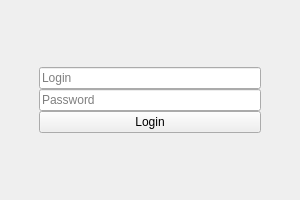
<?xml version="1.0" encoding="UTF-8"?>
<ui version="4.0">
 <class>MainWindow</class>
 <widget class="QMainWindow" name="MainWindow">
  <property name="enabled">
   <bool>true</bool>
  </property>
  <property name="geometry">
   <rect>
    <x>0</x>
    <y>0</y>
    <width>300</width>
    <height>200</height>
   </rect>
  </property>
  <property name="minimumSize">
   <size>
    <width>300</width>
    <height>200</height>
   </size>
  </property>
  <property name="maximumSize">
   <size>
    <width>300</width>
    <height>200</height>
   </size>
  </property>
  <property name="windowTitle">
   <string>AximeTableEditor   Login</string>
  </property>
  <property name="windowOpacity">
   <double>1.000000000000000</double>
  </property>
  <widget class="QWidget" name="centralwidget">
   <layout class="QGridLayout" name="gridLayout">
    <item row="0" column="0">
     <layout class="QVBoxLayout" name="verticalLayout_2" stretch="0">
      <property name="spacing">
       <number>6</number>
      </property>
      <property name="leftMargin">
       <number>30</number>
      </property>
      <property name="topMargin">
       <number>50</number>
      </property>
      <property name="rightMargin">
       <number>30</number>
      </property>
      <property name="bottomMargin">
       <number>50</number>
      </property>
      <item>
       <layout class="QVBoxLayout" name="verticalLayout">
        <property name="spacing">
         <number>0</number>
        </property>
        <item>
         <widget class="QLineEdit" name="login_line">
          <property name="text">
           <string/>
          </property>
          <property name="placeholderText">
           <string>Login</string>
          </property>
         </widget>
        </item>
        <item>
         <widget class="QLineEdit" name="password_line">
          <property name="text">
           <string/>
          </property>
          <property name="placeholderText">
           <string>Password</string>
          </property>
         </widget>
        </item>
        <item>
         <widget class="QPushButton" name="login_button">
          <property name="text">
           <string>Login</string>
          </property>
         </widget>
        </item>
       </layout>
      </item>
     </layout>
    </item>
   </layout>
  </widget>
 </widget>
 <resources/>
 <connections/>
</ui>
